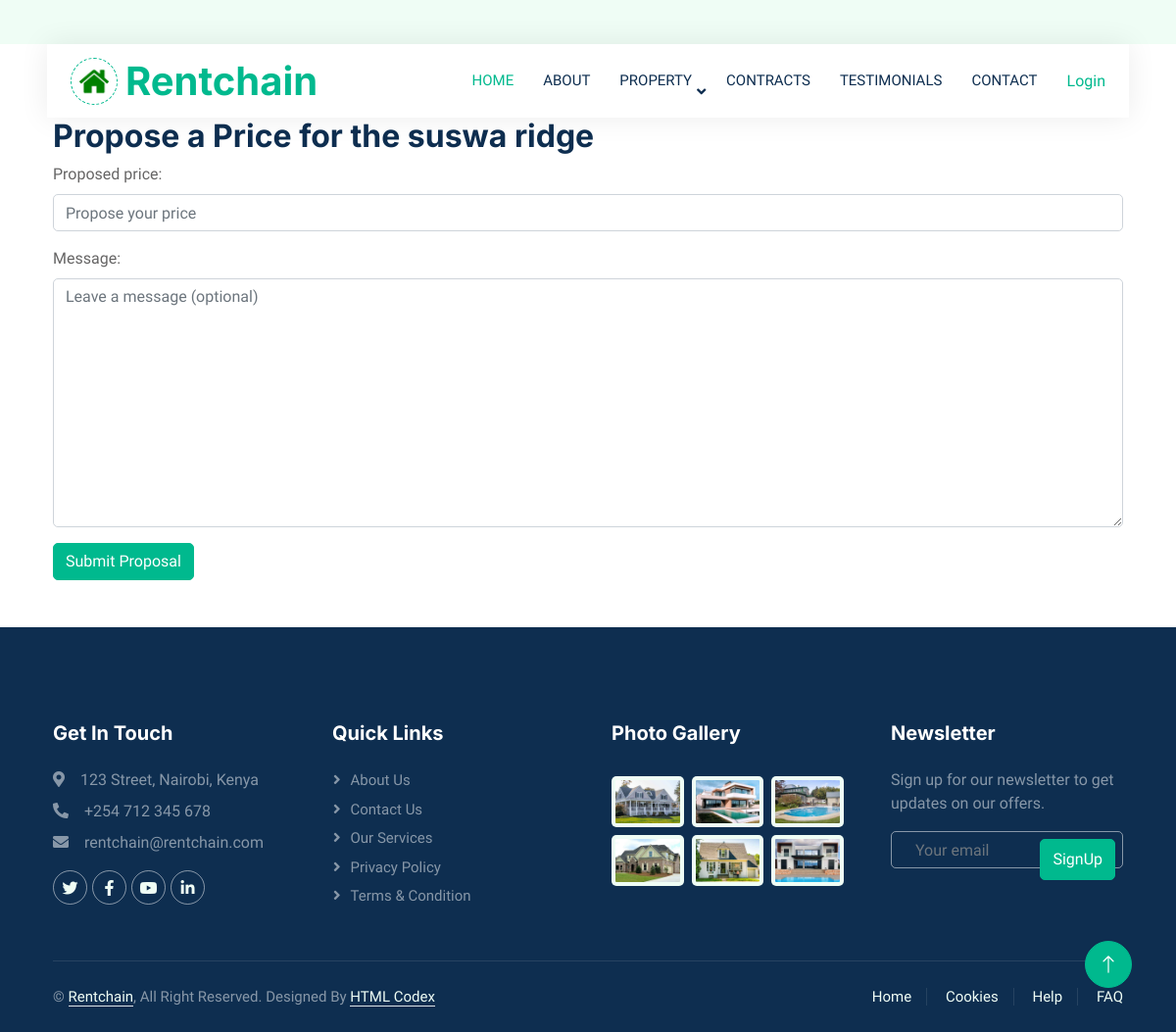
Before: /property/6/propose/ with the older database file.
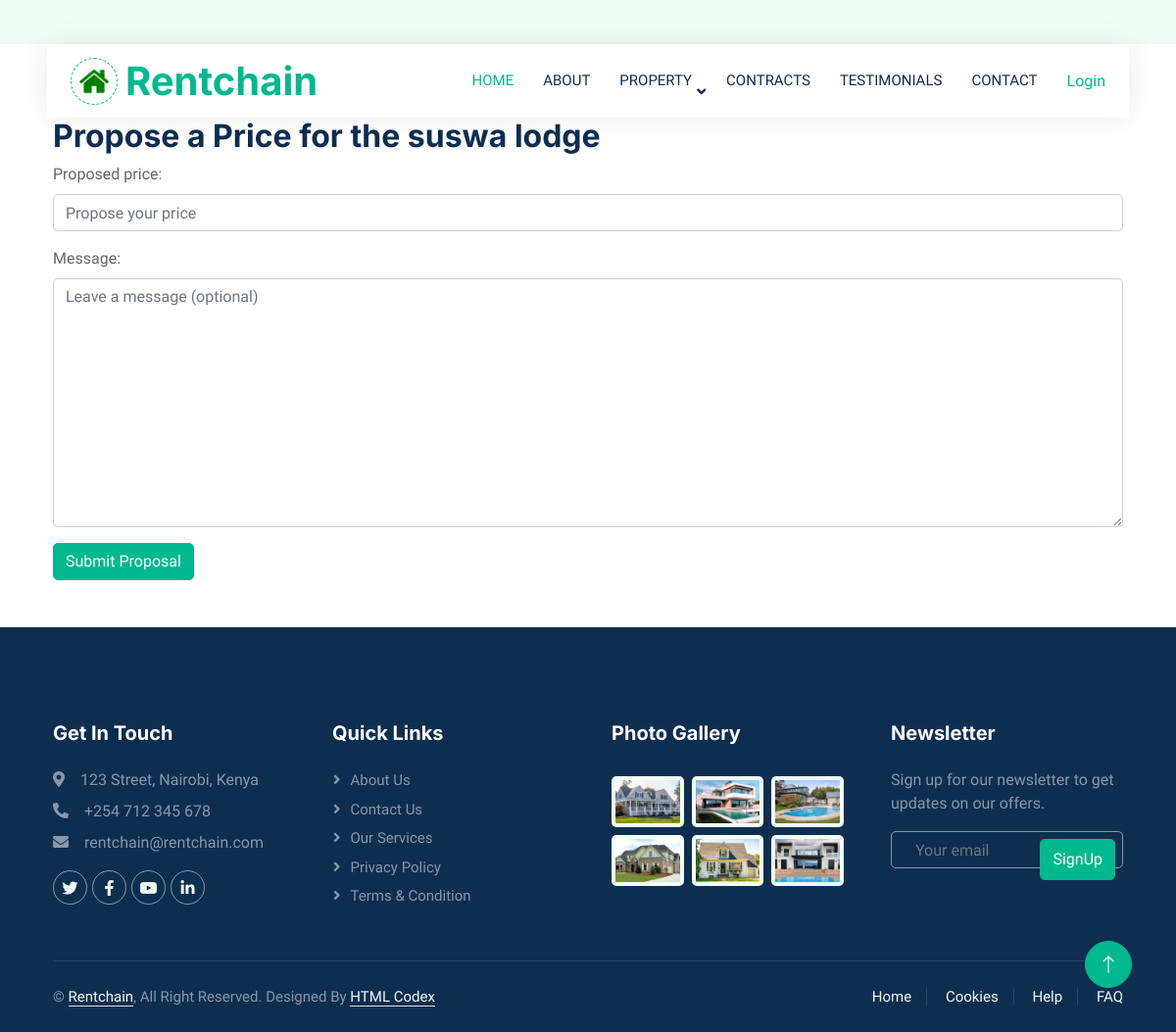
After: the same page with the newer database file.
### property_app/models.py (models this page shows, shortened)
class Property(models.Model):
    landlord = models.ForeignKey(settings.AUTH_USER_MODEL, on_delete=models.CASCADE, related_name="properties")
    name = models.CharField(max_length=255, default='test')
    description = models.TextField(default='test')
    price = models.DecimalField(max_digits=10, decimal_places=2,default='123')
    location = models.CharField(max_length=255,default='test')
    created_at = models.DateTimeField(auto_now_add=True)
    number_of_units=models.IntegerField()
    size=models.IntegerField()
    baths=models.IntegerField()
    beds=models.IntegerField()
    lease_type=[
        ('rent','Rent'),
        ('sale','Sale'),
        ('lease','Lease')
    ]
    CATEGORY_CHOICES = [
        ('apartment', 'Apartment'),
        ('villa', 'Villa'),
        ('Home', 'home'),
        ('Office', 'office'),
        ('Garage', 'garage'),
    ]
    category = models.CharField(max_length=50, choices=CATEGORY_CHOICES, default='apartment')
    t_type= models.CharField(max_length=50,choices=lease_type,default='rent')

### property_app/views.py (the view)
# urls.py: path('property/<int:property_id>/propose/', submit_proposal, name='submit_proposal'),
def submit_proposal(request, property_id):
    property = get_object_or_404(Property, id=property_id)
    if request.method == 'POST':
        form = ProposalForm(request.POST)
        if form.is_valid():
            proposal = form.save(commit=False)
            proposal.property = property
            proposal.proposer = request.user
            proposal.save()
            return redirect('property_detail', id=property.id)
    else:
        form = ProposalForm()
    return render(request, 'submit_proposal.html', {'form': form, 'property': property})

### property_app/forms.py
class ProposalForm(forms.ModelForm):
    class Meta:
        model = Proposal
        fields = ['proposed_price', 'message']
        widgets = {
            'proposed_price': forms.NumberInput(attrs={'class': 'form-control', 'placeholder': 'Propose your price'}),
            'message': forms.Textarea(attrs={'class': 'form-control', 'placeholder': 'Leave a message (optional)'}),
        }

### property_app/context_processors.py (called while the page is built, shortened)
def dashboard_url(request):
    return {'dashboard_url': None}

### property_app/templates/submit_proposal.html (shortened to what this page needs)
{% extends 'base.html' %}
{% block content %}
<div class="container">
    <h2>Propose a Price for {{ property.name }}</h2>
    <form method="post">
        {{ form.as_p }}
        <button type="submit" class="btn btn-primary">Submit Proposal</button>
    </form>
</div>
{% endblock %}

Changed rows visible on the page:
changed Property: name "the suswa ridge" → "the suswa lodge"
